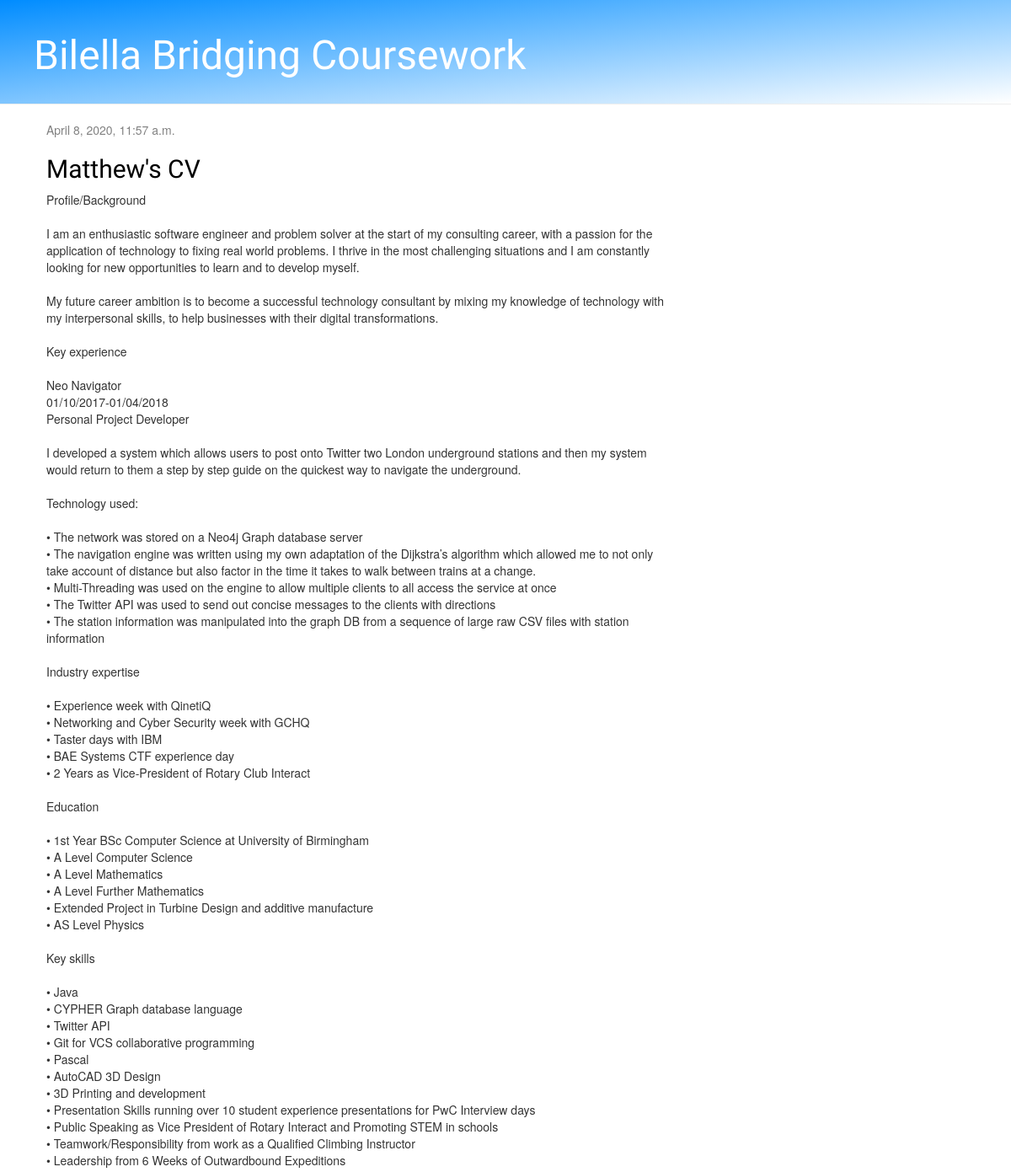
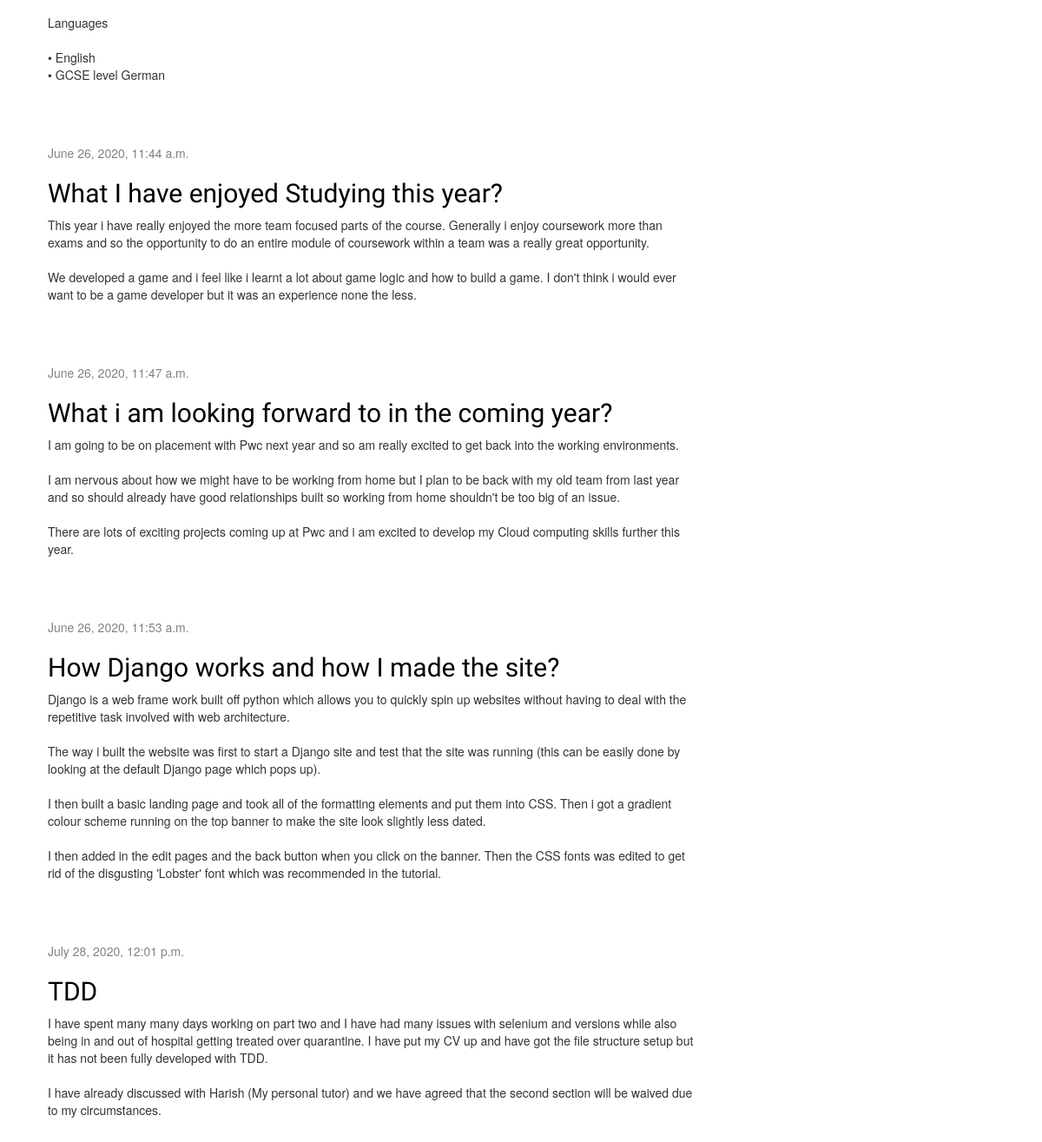
The page / on the database its author committed (2 pictures, top to bottom).
### blog/models.py (models this page shows, shortened)
class Post(models.Model):
    author = models.ForeignKey(settings.AUTH_USER_MODEL, on_delete=models.CASCADE)
    title = models.CharField(max_length=200)
    text = models.TextField()
    created_date = models.DateTimeField(default=timezone.now)
    published_date = models.DateTimeField(blank=True, null=True)

### blog/views.py (the view)
# urls.py: path('', views.post_list, name='post_list'),
def post_list(request):
    posts = Post.objects.filter(published_date__lte=timezone.now()).order_by('published_date')
    return render(request, 'blog/post_list.html', {'posts': posts})

### blog/templates/blog/post_list.html
{% extends 'blog/base.html' %}
{% block content %}
    {% for post in posts %}
        <div class="post">
            <div class="date">
                {{ post.published_date }}
            </div>
            <h2><a href="{% url 'post_detail' pk=post.pk %}">{{ post.title }}</a></h2>
            <p>{{ post.text|linebreaksbr }}</p>
        </div>
    {% endfor %}
{% endblock %}

### blog/static/css/blog.css (style rules this page uses)
h1 a, h2 a { color: #C25100; font-family: 'Ubuntu', sans-serif; }
body { padding-left: 0px; }
h1, h2, h3, h4 { font-family: 'Ubuntu', sans-serif; }
.date { color: #828282; }
.post { margin-bottom: 70px; }
.post h2 a, .post h2 a:visited { color: #000000; }

### rows shown on the page
Post: published_date "April 8, 2020, 11:57 a.m.", title "Matthew's CV", text "Profile/Background I am an enthusiastic software engineer and problem solver at the start of my consulting career, with a passion for the application of technology to fixing real world problems. I thrive in the most challenging situations and I am constantly looking for new opportunities to learn and to develop myself. My future career ambition is to become a successful technology consultant by mixing my knowledge of technology with my interpersonal skills, to help businesses with their digital transformations. Key experience Neo Navigator 01/10/2017-01/04/2018 Personal Project Developer I developed a system which allows users to post onto Twitter two London underground stations and then my…"
Post: published_date "June 26, 2020, 11:44 a.m.", title "What I have enjoyed Studying this year?", text "This year i have really enjoyed the more team focused parts of the course. Generally i enjoy coursework more than exams and so the opportunity to do an entire module of coursework within a team was a really great opportunity. We developed a game and i feel like i learnt a lot about game logic and how to build a game. I don't think i would ever want to be a game developer but it was an experience none the less."
Post: published_date "June 26, 2020, 11:47 a.m.", title "What i am looking forward to in the coming year?", text "I am going to be on placement with Pwc next year and so am really excited to get back into the working environments. I am nervous about how we might have to be working from home but I plan to be back with my old team from last year and so should already have good relationships built so working from home shouldn't be too big of an issue. There are lots of exciting projects coming up at Pwc and i am excited to develop my Cloud computing skills further this year."
Post: published_date "June 26, 2020, 11:53 a.m.", title "How Django works and how I made the site?", text "Django is a web frame work built off python which allows you to quickly spin up websites without having to deal with the repetitive task involved with web architecture. The way i built the website was first to start a Django site and test that the site was running (this can be easily done by looking at the default Django page which pops up). I then built a basic landing page and took all of the formatting elements and put them into CSS. Then i got a gradient colour scheme running on the top banner to make the site look slightly less dated. I then added in the edit pages and the back button when you click on the banner. Then the CSS fonts was edited to get rid of the disgusting 'Lobster'…"
Post: published_date "July 28, 2020, 12:01 p.m.", title "TDD", text "I have spent many many days working on part two and I have had many issues with selenium and versions while also being in and out of hospital getting treated over quarantine. I have put my CV up and have got the file structure setup but it has not been fully developed with TDD. I have already discussed with Harish (My personal tutor) and we have agreed that the second section will be waived due to my circumstances."
